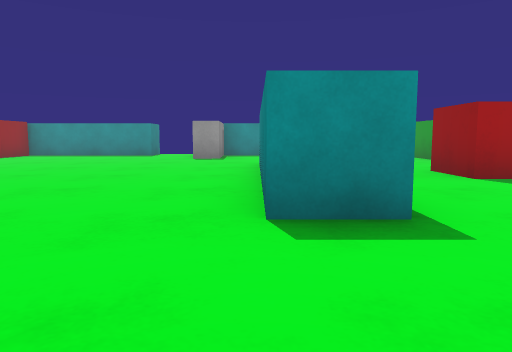
[1] (above)

13 first-person views from a walk through a Unity game level. The camera is 0.56 m above the floor, tilts 6° down and sees 70° across. The floor is counted in squares, 1 m on a side. Each view is taken from the middle of a square. On the plan, view 1 faces up. The plan holds only what a view shows up to about 10 squares ahead; the rest is blank. The player character is not drawn. Surface patterns are stand-ins for the level's own textures.

[2]
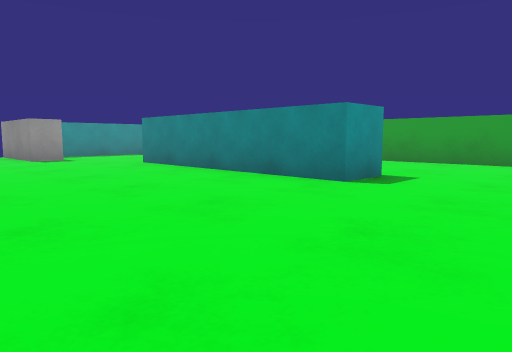

[3]
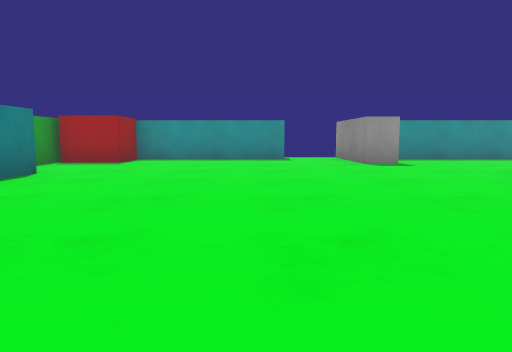

[4]
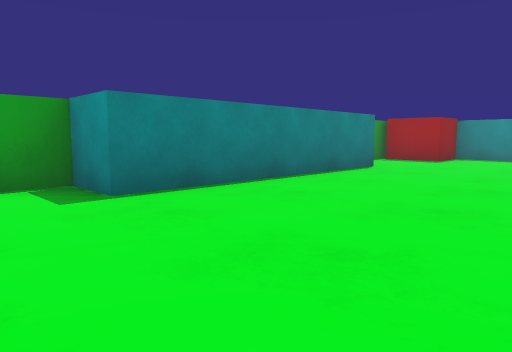

[5]
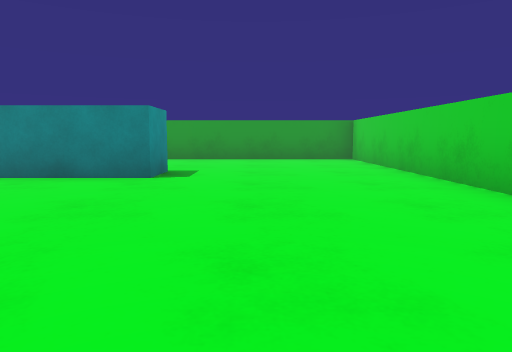

[6]
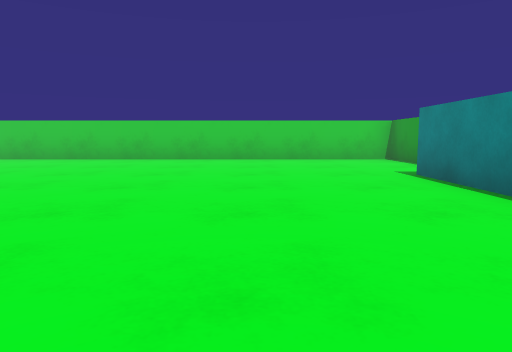

[7]
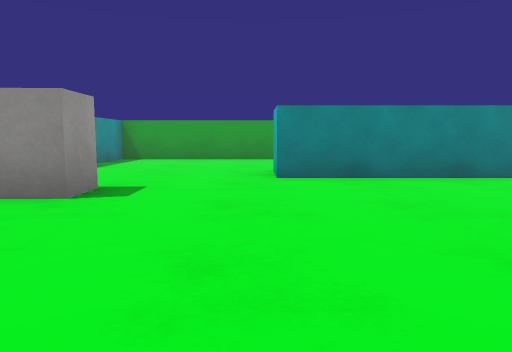

[8]
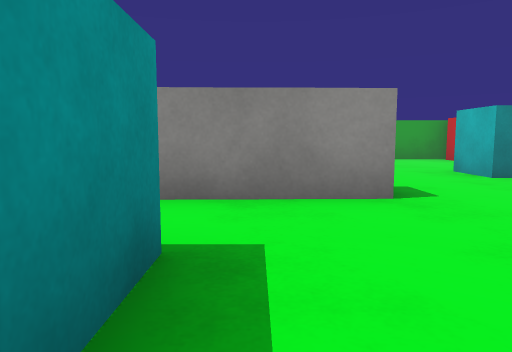

[9]
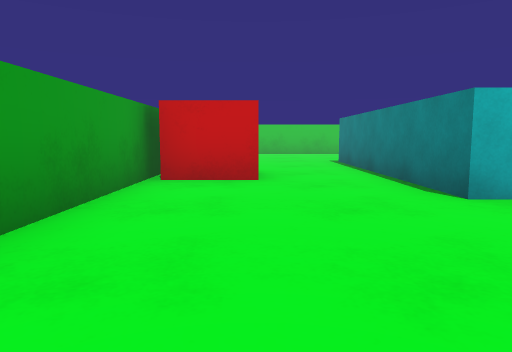

[10]
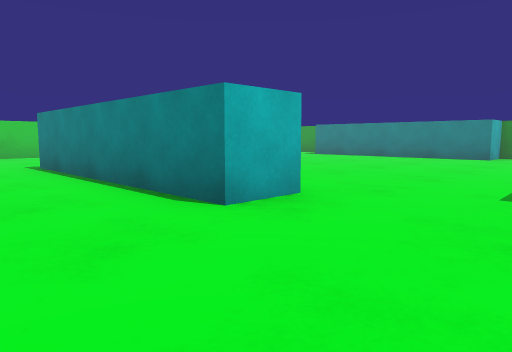

[11]
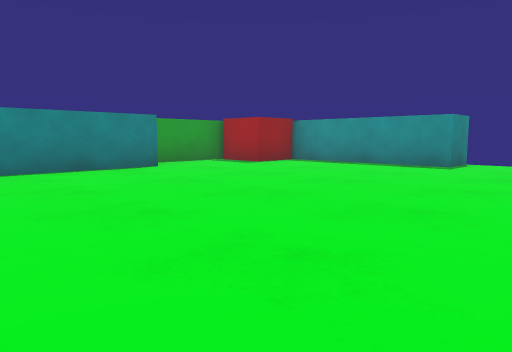

[12]
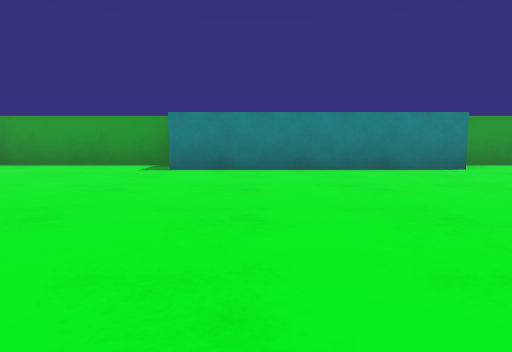

[13]
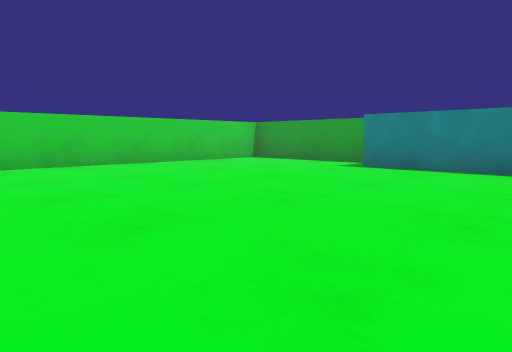

### Floor plan
Points are (right, up) in squares from view 1. A wall is a line through its corners. A room is listed if a view was taken in it or the views show most of it. See-through windows are left out.
Room 1 (views 1, 2, 3, 4, 5, 6, 7, 8, 9, 10, 11, 12, 13)
walls: (0.1, 2.5) (0.1, 7.7) (1.1, 7.7) (1.1, 2.5) (0.1, 2.5); (-0.9, 9.8) (-1.7, 9.7) (-1.7, 12.1); (4.5, 6) (4.5, 11.5) (-0.4, 11.5); (-3.3, 12.5) (-3.3, 11.5) (-7.1, 11.5); (-8.5, 10.5) (-8.5, 7.7) (-7.4, 7.7) (-7.4, 2.5) (-8.5, 2.5) (-8.5, -1.5) (4.5, -1.5) (4.5, 4.1)
objects: red block (-8, 10) to (-7, 11); red block (3, 5) to (4, 6)

Positions as (right, up) in squares from view 1, and headings:
1: (0, 0), facing up
2: (-4, 0), facing up-right
3: (-4, 2), facing up
4: (-4, 1), facing up-left
5: (-5, 1), facing right
6: (-5, 8), facing down
7: (-5, 8), facing right
8: (-5, 11), facing right
9: (3, 11), facing down
10: (3, 10), facing down-left
11: (-1, 4), facing up-left
12: (-1, 4), facing left
13: (-1, 6), facing down-left
